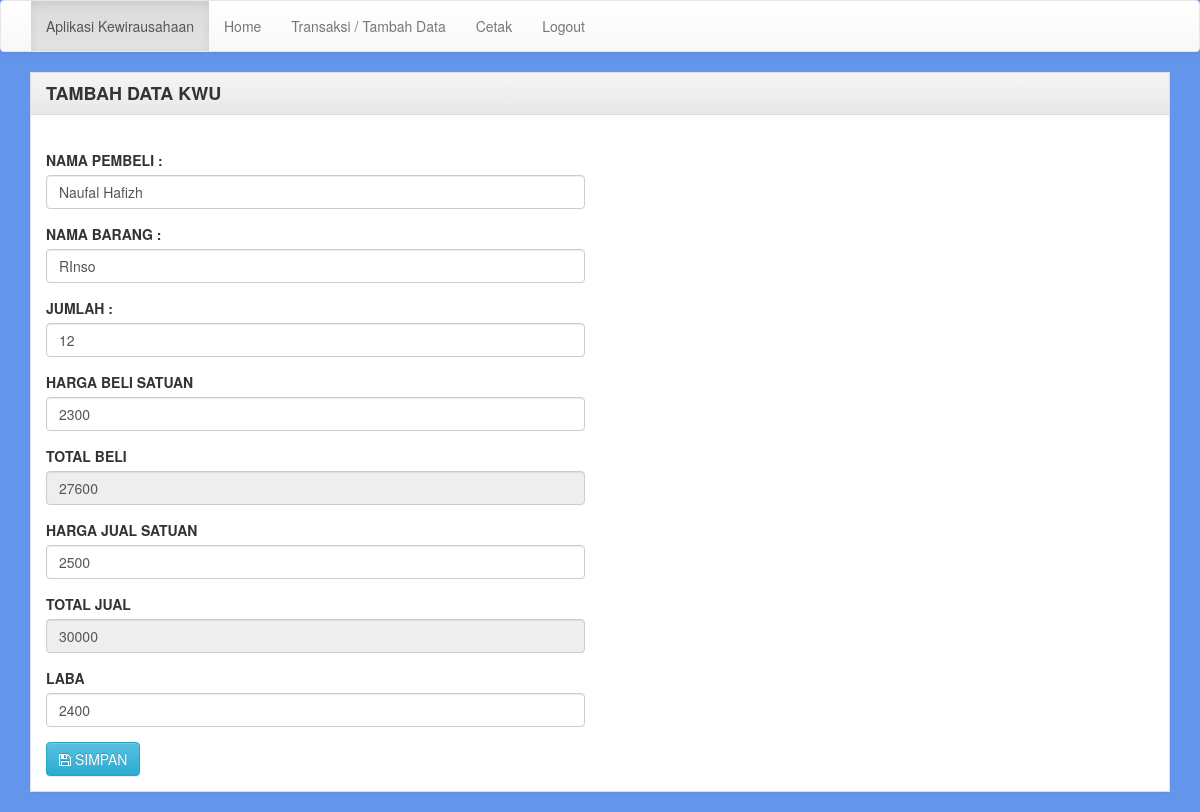
Page /transaksi/edit/28 on the committed database.
### tables this page shows
CREATE TABLE `transaksi` (
  `transaksi_id` int(11) NOT NULL,
  `transaksi_nama_pemesan` varchar(255) NOT NULL,
  `transaksi_nama_brg` varchar(255) NOT NULL,
  `transaksi_jml` int(11) NOT NULL,
  `transaksi_hasat` int(11) NOT NULL,
  `transaksi_total_hasat` int(11) NOT NULL,
  `transaksi_haju` int(11) NOT NULL,
  `transaksi_total_haju` int(11) NOT NULL,
  `laba` int(11) NOT NULL
);

### application/controllers/Transaksi.php (called while the page is built, shortened)
<?php
		class Transaksi extends CI_Controller{
			function __construct(){
				$this->load->model("transaksi_model");
			}
		public function edit($id){
			$data['transaksi'] = $this->db->get_where("transaksi",['transaksi_id'=>$id])->row();
			$data['content']= "transaksi_edit";
			$this->load->view("dashboard_view",$data);
		}
	}
?>

### index.php (called while the page is built, shortened)
<?php
require_once BASEPATH.'core/CodeIgniter.php';

### application/views/transaksi_edit.php (the view, shortened to what this page needs)
<div class="panel panel-default" style="border-radius: 0px;">
    <div class="panel-heading">
        <h4 style="padding: 0px;margin:0px;"><strong>TAMBAH DATA KWU</strong></h4>
    </div>
    <div class="panel-body">
        <br>
    <?php echo form_open("Transaksi/update");?>
        <div class="row">
            <div class="col-md-6">
                <div class="form-group">
                    <label>NAMA PEMBELI :</label>
                    <input type="text" class="form-control" placeholder="" value="<?php echo $transaksi->transaksi_nama_pemesan;?>" name="pemesan">
                </div>
            </div>
        </div>
        <div class="row">
            <div class="col-md-6">
                <div class="form-group">
                    <label>NAMA BARANG  :</label>
                    <input type="text" class="form-control" placeholder="" value="<?php echo $transaksi->transaksi_nama_brg;?>" name="barang">
                </div>
            </div>
        </div>
        <div class="row">
            <div class="col-md-6">
                <div class="form-group">
                    <label>JUMLAH   :</label>
                    <input type="text" class="form-control" placeholder="" value="<?php echo $transaksi->transaksi_jml;?>" name="jumlah" id="jumlah" onkeyup="hitungSemua()">
                </div>
            </div>
        </div>
        <div class="row">
            <div class="col-md-6">
                <div class="form-group">
                    <label>HARGA BELI SATUAN</label>
                    <input type="text" class="form-control" placeholder="" value="<?php echo $transaksi->transaksi_hasat;?>" name="beli_satuan" id="satuan" onkeyup="hitung()">
                </div>
            </div>
        </div>
        <div class="row">
            <div class="col-md-6">
                <div class="form-group">
                    <label>TOTAL BELI</label>
                    <input type="text" class="form-control" placeholder="" value="<?php echo $transaksi->transaksi_total_hasat;?>" readonly="" name="total_harga_belsat" id="total">
                </div>
            </div>
        </div>
        <div class="row">
            <div class="col-md-6">
                <div class="form-group">
                    <label>HARGA JUAL SATUAN</label>
                    <input type="text" class="form-control" placeholder="" value="<?php echo $transaksi->transaksi_haju;?>" name="jual_satuan" id="jual" onkeyup="hitung_laba()">
                </div>
            </div>
        </div>
        <div class="row">
            <div class="col-md-6">
                <div class="form-group">
                    <label>TOTAL JUAL</label>
                    <input type="text" class="form-control" placeholder="" value="<?php echo $transaksi->transaksi_total_haju;?>" readonly="" name="total_harga_jusat" id="total_jual">
                </div>
            </div>
        </div>
        <div class="row">
            <div class="col-md-6">
                <div class="form-group">
                    <label>LABA</label>
                    <input type="text" class="form-control" placeholder="" value="<?php echo $transaksi->laba;?>" id="laba">
                </div>
            </div>
        </div>
        <button class="btn btn-info"><i class="fa fa-save"></i> SIMPAN</button>
        <?php echo form_close("");?>
    </div>
</div>

### application/views/dashboard_view.php (style rules this page uses)
body { background-color: #6495ED; }

### rows in the picture
transaksi: pemesan "Naufal Hafizh", barang "RInso", jumlah "12", beli_satuan "2300", total_harga_belsat "27600", jual_satuan "2500", total_harga_jusat "30000", laba "2400"

### other values in the picture
anchor('#','Aplikasi Kewirausahaan') "Aplikasi Kewirausahaan"
anchor('dashboard','Home') "Home"
anchor('transaksi','Transaksi / Tambah Data') "Transaksi / Tambah Data"
anchor('Cetak','Cetak') "Cetak"
